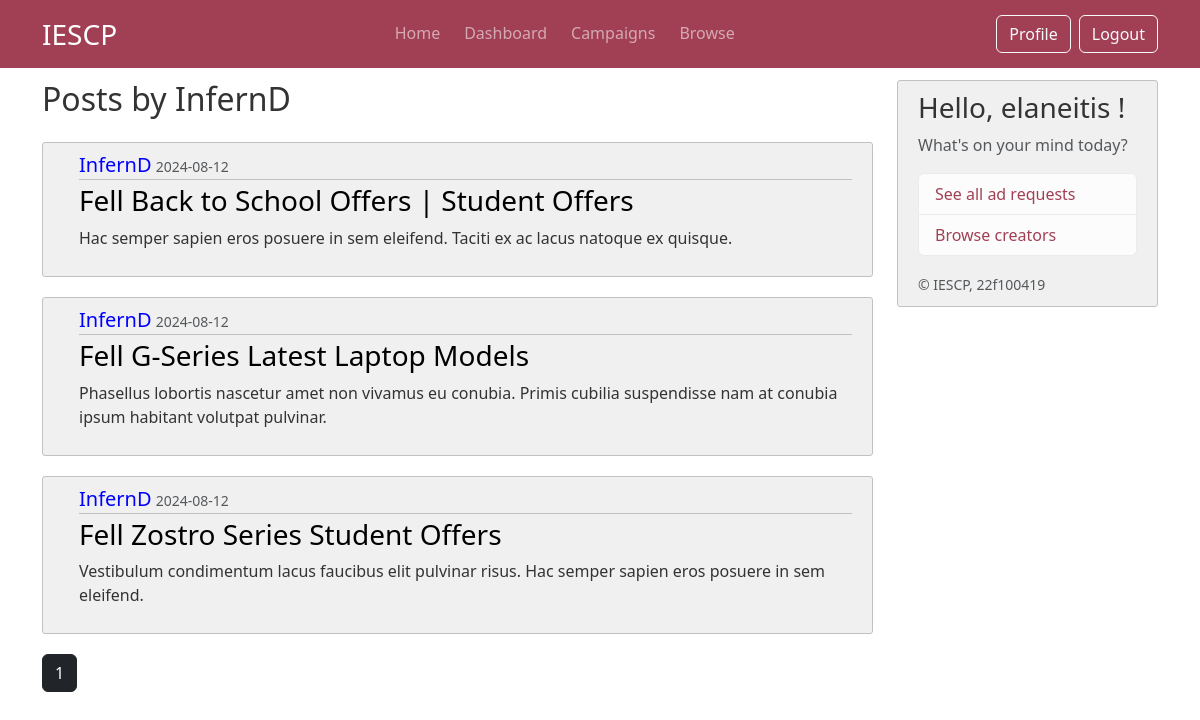
Page /user/sponsor/InfernD (signed in) on the committed database.
### iescp/models.py (models this page shows, shortened)
class CommonUser(db.Model,UserMixin):
     __tablename__ = 'commonuser'
     id = db.Column(db.Integer, primary_key=True)
     role = db.Column(db.String(25), nullable=False) # sponsor or creator
     username = db.Column(db.String(16), unique=True, nullable =False)
     password = db.Column(db.String(60), nullable =False)
     email = db.Column(db.String(50), unique=True, nullable =False)
     firstname = db.Column(db.String(50), nullable=False)
     lastname = db.Column(db.String(50), nullable=False)
     profile_pic = db.Column(db.String(16), nullable =False, default='default.jpg')
     status = db.Column(db.String(12), nullable= False, default='Public') #public or private profile for browse page
     flag = db.Column(db.String(5), nullable=False, default='No') # flag for admin
     phone_no = db.Column(db.String(16), nullable = False)

class Post(db.Model):
     id = db.Column(db.Integer, primary_key=True)
     title = db.Column(db.String(100), nullable =False)
     date_posted = db.Column(db.DateTime, nullable =False, default =datetime.now(timezone.utc))
     description = db.Column(db.Text, nullable =False)
     budget = db.Column(db.String(20), nullable =False)
     industry = db.Column(db.String(20), nullable =False)
     end_date = db.Column(db.DateTime, nullable =False)
     user_id = db.Column(db.Integer,db.ForeignKey('sponsor.id'),nullable= False)
     status = db.Column(db.String(20), nullable=False, default='Public')
     author = db.relationship('Sponsor', backref='posts', lazy=True)
     flag = db.Column(db.String(5), nullable=False, default='No') # flag for admin

### iescp/routes.py (the view)
@app.route("/user/sponsor/<string:username>")
@login_required
def sponsor_view(username):
     page = request.args.get('page',default=1,type=int)
     user = CommonUser.query.filter_by(username=username).first_or_404()
     sponsor = Sponsor.query.filter_by(common_id=user.id).first_or_404()
     posts = Post.query.filter_by(user_id=sponsor.id).order_by(Post.date_posted.desc()).paginate(page=page, per_page=6)
     return render_template('sponsor/sponsor_view.html', title="Home" ,ads_posts= posts, user=user)

### iescp/models.py (called while the page is built)
@login_manager.user_loader
def load_user(user_id):
     return CommonUser.query.get(int(user_id))

### iescp/templates/sponsor/sponsor_view.html
{% extends "layout.html" %}
{% block content %}
    <div class="row mb-3 align-items-center">
        <div class="col-md-9">
            <h1 class="text-start h2">Posts by {{ user.username }}</h1>
        </div>
    </div>
    {% for post in ads_posts %}
    <article class="d-flex content-section">
        <div class="flex-grow-1 ms-3">
            <div class="article-metadata">
                <a class="mr-2 h5" href="{{ url_for('sponsor_view',username=post.author.common_user.username) }}"> {{ post.author.common_user.username }}</a>
                <small class="text-muted"> {{ post.date_posted.strftime('%Y-%m-%d') }}</small>
            </div>
            <h3><a class="article-title h3" href="{{ url_for('post',post_id=post.id)}}"> {{ post.title }} </a></h3>
            <p class="article-content"> {{ post.description }} </p>
        </div>
    </article>
    {% endfor %}
    {% for page_num in ads_posts.iter_pages(left_edge=1, right_edge=1, left_current=1, right_current=2) %}
        {% if page_num %}
            {% if ads_posts.page == page_num %}
                <a class="btn btn-dark mb-3" href="{{ url_for('sponsor_view', username=user.username, page=page_num) }}"> {{ page_num }}</a>
            {% else %}
                <a class="btn btn-outline-dark mb-3" href="{{ url_for('sponsor_view', username=user.username, page=page_num) }}"> {{ page_num }}</a>
            {% endif %}
        {% else %}
            ...
        {% endif %}
    {% endfor %}
{% endblock content %}

### iescp/templates/layout.html (shortened to what this page needs)
<!DOCTYPE html>
<html>
    <head>
        <link href="https://cdn.jsdelivr.net/npm/bootstrap@5.3.3/dist/css/bootstrap.min.css" rel="stylesheet">
        <link rel="stylesheet" type="text/css" href="{{ url_for('static', filename='css/layout.css') }}">
    </head>
    <body>
        {% if current_user.email!='admin@admin.com'%}
        <header class="site-header">
            <nav class="navbar navbar-expand-md fixed-top" data-bs-theme="dark">
                <div class="container">
                    <a class="navbar-brand fs-3" href="{{ url_for('home') }}" >IESCP</a>
                    <div class="collapse navbar-collapse" id="navbarSupportedContent">
                        <ul class="navbar-nav nav-underline ms-auto mb-2 mb-lg-0 gap-2">
                            <li class="nav-item">
                                <a class="nav-link {{ 'active' if request.endpoint == 'home' }}" aria-current="page" href="{{ url_for('home') }}"> Home </a>
                            </li>
                            <li class="nav-item">
                                <a class="nav-link {{ 'active' if request.endpoint == 'dashboard' }}" href="{{ url_for('dashboard') }}"> Dashboard </a>
                            </li>
                            <li class="nav-item">
                                <a class="nav-link {{ 'active' if request.endpoint == 'campaign' }}" href="{{ url_for('campaign') }}"> Campaigns </a>
                            </li>
                            <li class="nav-item">
                                <a class="nav-link {{ 'active' if request.endpoint == 'browse' }}" href="{{ url_for('browse') }}"> Browse </a>
                            </li>
                        </ul>
                        <ul class="navbar-nav ms-auto mb-2 mb-lg-0 gap-2">
                            <li class="nav-item">
                                {% if current_user.role=='Sponsor' %}
                                    <a class="btn btn-outline-light" href="{{url_for('sponsor_profile')}}"> Profile </a>
                                {% endif %}
                            </li>
                            <li class="nav-item">
                                <a class="btn btn-outline-light" href="{{ url_for('logout') }}"> Logout </a>
                            </li>
                        </ul>
                    </div>
            </nav>
        </header>
        <main role="main" class="container">
            <div class="row">
                <div class="col-md-9">
                    {% block content %} {% endblock %}
                </div>
                <div class="col-md-3">
                    <div class="content-section sticky-top">
                        <h3> Hello, {{ current_user.username }} ! </h3>
                        <p class='text-muted'> What's on your mind today?
                        <ul class="list-group">
                            {% if current_user.role == "Sponsor" %}
                            <li class="list-group-item list-group-item-action list-group-item-light"> <a href="{{ url_for('sponsor_adreq_list') }}"> See all ad requests </a> </li>
                            <li class="list-group-item list-group-item-action list-group-item-light"> <a href="{{ url_for('browse') }}"> Browse creators </a> </li>
                            {% endif %}
                        </ul>
                        </p>
                        <small class="text-muted">&copy; IESCP, 22f100419</small>
                    </div>
                </div>
            </div>
        </main>
        {% endif %}
    </body>
</html>

### iescp/static/css/layout.css (style rules this page uses)
.navbar { background-color: #a14055; }
.sticky-top { top: 80px; }
body { background: #fff; color: #333333; margin-top: 5rem; height: 100vh; }
body::before { content: ''; position: fixed; top: 0; left: 0; width: 100%; height: 100%; background-image: url('../images/layout-bg-2.png'); background-size: cover; background-repeat: no-repeat; background-position: center; background-attachment: fixed; opacity: 0.3; z-index: -1; }
.content-section { background: #f0f0f0; padding: 10px 20px; border: 1px solid #c1c1c1; border-radius: 3px; margin-bottom: 20px; }
a { text-decoration: none; }
.article-title { color: #000; }
.article-content { white-space: pre-line; }
.article-metadata { padding-bottom: 1px; margin-bottom: 4px; color: blue; text-decoration: none; border-bottom: 1px solid #c1c1c1; }
.list-group a { color: #a14055; }

### rows in the picture
CommonUser: username "InfernD"
Post: author.common_user.username "InfernD", date_posted "2024-08-12", title "Fell Back to School Offers | Student Offers", description "Hac semper sapien eros posuere in sem eleifend. Taciti ex ac lacus natoque ex quisque."
Post: author.common_user.username "InfernD", date_posted "2024-08-12", title "Fell G-Series Latest Laptop Models", description "Phasellus lobortis nascetur amet non vivamus eu conubia. Primis cubilia suspendisse nam at conubia ipsum habitant volutpat pulvinar."
Post: author.common_user.username "InfernD", date_posted "2024-08-12", title "Fell Zostro Series Student Offers", description "Vestibulum condimentum lacus faucibus elit pulvinar risus. Hac semper sapien eros posuere in sem eleifend."
CommonUser: username "elaneitis"

### other values in the picture
{{ page_num }} "1"
